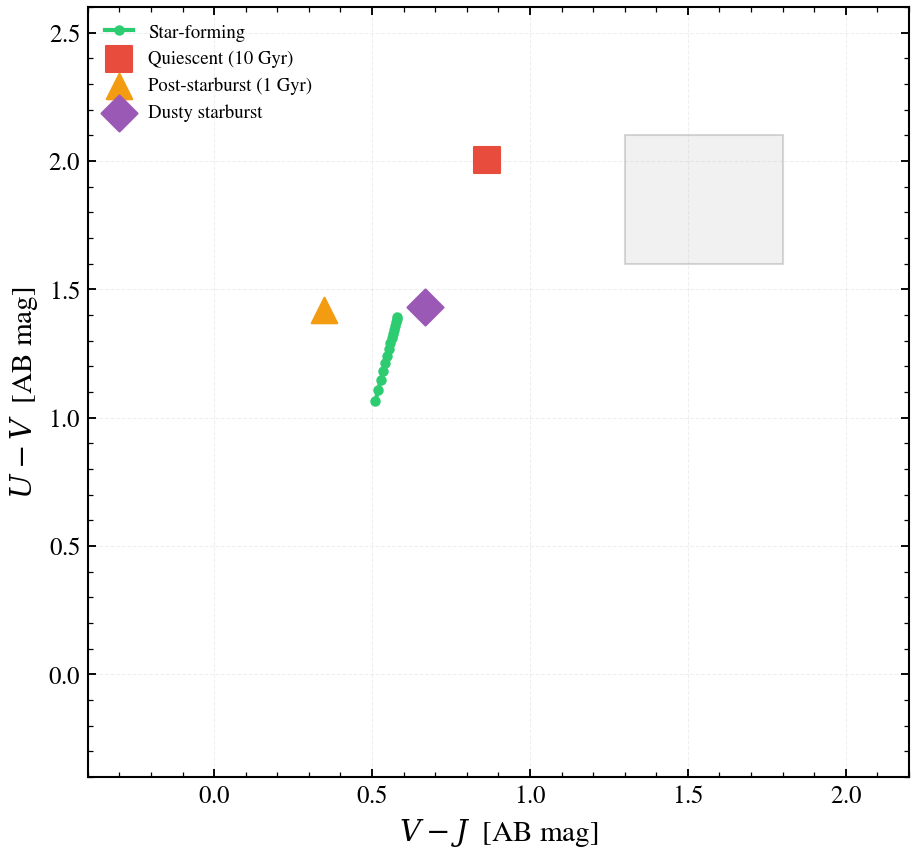

Source code (Python):
"""
The UVJ colour–colour diagram
==============================

The UVJ (U−V vs V−J) diagram is a classic method for separating
star-forming from quiescent galaxies. We populate it with four
model tracks: (1) constant star-forming galaxies with varying
dust optical depth, (2) an old quiescent population, (3) a
post-starburst galaxy, and (4) a dusty starburst. The grey box
marks the "quiescent region" from Williams+2009, a visual guide
for identifying passive galaxies.

dust, age, and star formation
history shape a galaxy's position in the UVJ plane — a
workhorse diagnostic for photometric surveys.
"""

import os

os.environ["TF_CPP_MIN_LOG_LEVEL"] = "2"  # suppress XLA/PjRt C++ INFO+WARNING logs

import warnings

import jax
import matplotlib.patches as mpatches
import matplotlib.pyplot as plt
import numpy as np

import tengri
from tengri.analysis.plotting import setup_style

setup_style()
warnings.filterwarnings("ignore", message=".*BakedInBackend.*")


def _flux(model, params):
    return np.asarray(model.predict_photometry(params))


def _colors_from_flux(flux_u, flux_v, flux_j):
    """Compute U-V and V-J colors from flux."""
    uv = -2.5 * np.log10(flux_u / flux_v)
    vj = -2.5 * np.log10(flux_v / flux_j)
    return uv, vj


# Load filters: Johnson U, V and 2MASS J
obs = tengri.Observation(
    photometry=tengri.Photometry.from_names(["johnson_u", "johnson_v", "2mass_j"])
)

# ============================================================================
# Track 1: Star-forming with dust sweep (constant SFR, tau_V = 0 to 2)
# ============================================================================
sf_model = tengri.SEDModel.build(
    tengri.load_ssp(),
    observation=obs,
    sfh={"type": "const", "*": tengri.FIXED, "log_sfr": 0.5},
    dust={
        "type": "two_component",
        "*": tengri.FIXED,
        "tau_diff": 0.1,
        "tau_bc": 0.0,
        "slope": -0.7,
    },
    redshift=tengri.Fixed(0.05),
)

tau_v_grid = np.linspace(0, 2.0, 15)
sf_uv, sf_vj = np.empty_like(tau_v_grid), np.empty_like(tau_v_grid)
baseline_sf = dict(sf_model.spec.sample(jax.random.PRNGKey(0)))

for i, tau_v in enumerate(tau_v_grid):
    # tau_v is the birth-cloud optical depth; map to tau_bc
    params = {**baseline_sf, "dust_two_component_tau_bc": tau_v}
    flux = _flux(sf_model, params)
    sf_uv[i], sf_vj[i] = _colors_from_flux(flux[0], flux[1], flux[2])

# ============================================================================
# Track 2: Old quiescent population (10 Gyr age)
# ============================================================================
quiescent_model = tengri.SEDModel.build(
    tengri.load_ssp(),
    observation=obs,
    sfh={
        "type": "tsnorm",
        "*": tengri.FIXED,
        "peak_lbt_gyr": 10.0,
        "width_gyr": 0.5,
        "log_total_mass": 10.0,
        "skew": 0.0,
        "trunc": 13.0,
    },
    dust={"type": "two_component", "*": tengri.FIXED, "tau_diff": 0.02, "tau_bc": 0.0},
    redshift=tengri.Fixed(0.05),
)

baseline_q = dict(quiescent_model.spec.sample(jax.random.PRNGKey(1)))
flux_q = _flux(quiescent_model, baseline_q)
q_uv, q_vj = _colors_from_flux(flux_q[0], flux_q[1], flux_q[2])

# ============================================================================
# Track 3: Post-starburst (burst 9 Gyr ago, then quiescent for 1 Gyr)
# ============================================================================
psb_model = tengri.SEDModel.build(
    tengri.load_ssp(),
    observation=obs,
    sfh={
        "type": "tsnorm",
        "*": tengri.FIXED,
        "peak_lbt_gyr": 1.0,
        "width_gyr": 0.2,
        "log_total_mass": 10.0,
        "skew": 0.0,
        "trunc": 13.0,
    },
    dust={"type": "two_component", "*": tengri.FIXED, "tau_diff": 0.05, "tau_bc": 0.2},
    redshift=tengri.Fixed(0.05),
)

baseline_psb = dict(psb_model.spec.sample(jax.random.PRNGKey(2)))
flux_psb = _flux(psb_model, baseline_psb)
psb_uv, psb_vj = _colors_from_flux(flux_psb[0], flux_psb[1], flux_psb[2])

# ============================================================================
# Track 4: Dusty starburst (high SFR, high dust)
# ============================================================================
burst_model = tengri.SEDModel.build(
    tengri.load_ssp(),
    observation=obs,
    sfh={"type": "const", "*": tengri.FIXED, "log_sfr": 1.5},
    dust={
        "type": "two_component",
        "*": tengri.FIXED,
        "tau_diff": 0.3,
        "tau_bc": 1.5,
        "slope": -0.7,
    },
    redshift=tengri.Fixed(0.05),
)

baseline_burst = dict(burst_model.spec.sample(jax.random.PRNGKey(3)))
flux_burst = _flux(burst_model, baseline_burst)
burst_uv, burst_vj = _colors_from_flux(flux_burst[0], flux_burst[1], flux_burst[2])

# ============================================================================
# Plot
# ============================================================================
fig, ax = plt.subplots(figsize=(6.4, 6.0))

# Williams+2009 quiescent box
quiescent_box = mpatches.Rectangle(
    (1.3, 1.6),
    0.5,
    0.5,
    linewidth=1.0,
    edgecolor="grey",
    facecolor="lightgrey",
    alpha=0.3,
    zorder=1,
)
ax.add_patch(quiescent_box)

# Track 1: Star-forming dust sweep
ax.plot(sf_vj, sf_uv, "-o", color="#2ecc71", lw=2.0, markersize=4, label="Star-forming", zorder=3)

# Track 2: Quiescent
ax.scatter(q_vj, q_uv, s=150, color="#e74c3c", marker="s", label="Quiescent (10 Gyr)", zorder=4)

# Track 3: Post-starburst
ax.scatter(
    psb_vj, psb_uv, s=150, color="#f39c12", marker="^", label="Post-starburst (1 Gyr)", zorder=4
)

# Track 4: Dusty starburst
ax.scatter(
    burst_vj, burst_uv, s=150, color="#9b59b6", marker="D", label="Dusty starburst", zorder=4
)

ax.set(
    xlabel=r"$V - J$  [AB mag]",
    ylabel=r"$U - V$  [AB mag]",
    xlim=(-0.4, 2.2),
    ylim=(-0.4, 2.6),
)
ax.legend(frameon=False, fontsize=9, loc="upper left")
ax.grid(True, alpha=0.2, linestyle="--", linewidth=0.5)

fig.tight_layout()
plt.savefig("plot_uvj_diagram.png", dpi=150, bbox_inches="tight")
